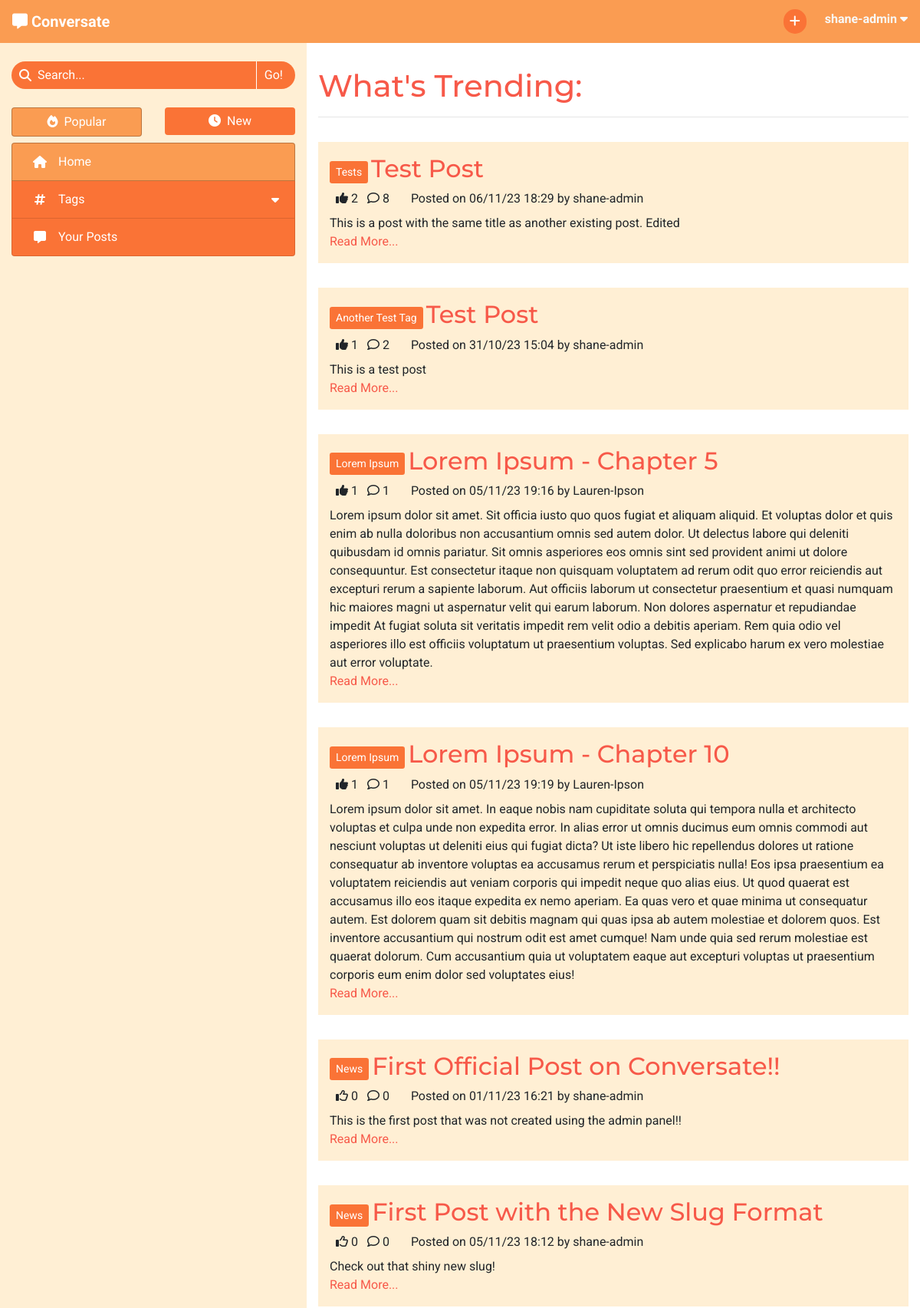
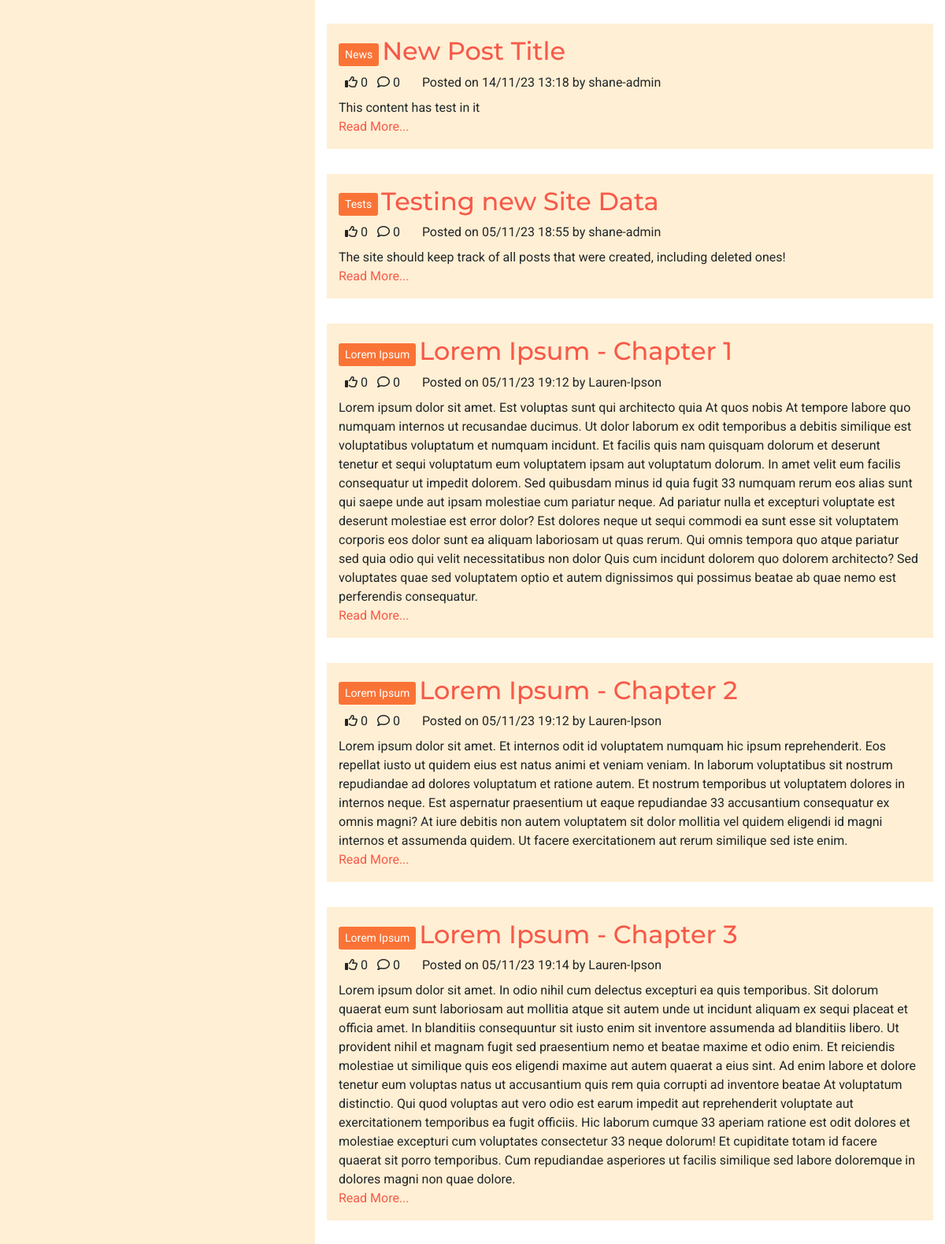
The app's page / (signed in, upper part) with its own data (2 pictures, top to bottom).
### forum/models.py (models this page shows, shortened)
class Post(models.Model):
    title = models.CharField(max_length=200)
    slug = models.SlugField(max_length=200, unique=True)
    tag = models.ForeignKey(Tag, on_delete=models.CASCADE,
                            related_name='tagged_posts')
    posted_by = models.ForeignKey(User, on_delete=models.CASCADE,
                                  related_name='added_posts')
    posted_on = models.DateTimeField(auto_now_add=True)
    content = models.TextField()
    edited = models.BooleanField(default=False)
    likes = models.ManyToManyField(User, related_name='post_likes', blank=True)
    approved = models.BooleanField(default=False)
    class Meta:
        ordering = ['-posted_on']
    def number_of_likes(self):
        return self.likes.count()
    def number_of_comments(self):
        return self.comments.count()

class Tag(models.Model):
    name = models.CharField(max_length=30, unique=True)
    def __str__(self):
        return self.name

### forum/views.py (the view)
# urls.py: path('', views.ListPosts.as_view(), name='home'),
class ListPosts(View):
    def get(self, request):
        if not request.user.is_authenticated:
            return redirect('accounts/login')
        posts = Post.objects.all()
        user_profile = get_profile(request.user)
        sort_by_new = user_profile.sort_by_new
        posts = sort_posts(posts, sort_by_new)
        context = get_paginated_posts(request, posts)
        if sort_by_new:
            context['heading'] = "What's New"
        else:
            context['heading'] = "What's Trending"
        context['selected_tab'] = 'Home'
        return render(
            request,
            'index.html',
            context,
        )

### forum/core/content.py (called while the page is built)
def get_profile(user_object):
    profile = list(Profile.objects.filter(user=user_object))
    if len(profile) > 0:
        return profile[0]
    else:
        new_profile = Profile.objects.create(
            user=user_object,
            sort_by_new=False
        )
        return new_profile

def sort_posts(post_list, by_new):
    if by_new:
        return post_list.order_by('-posted_on')
    else:
        return post_list.annotate(num_likes=Count('likes')) \
                        .order_by('-num_likes')

### forum/core/pagination.py (called while the page is built)
def get_paginated_posts(request, post_list):
    p = Paginator(post_list, POSTS_PER_PAGE)
    page = request.GET.get('page')
    current_posts = p.get_page(page)
    pagination_context = {
        'post_list': current_posts,
        'page': page
    }
    if page is None:
        page = 1
    if p.num_pages > NUM_PAGES:
        pagination_context.update(get_page_range(
            int(page),
            p.num_pages
        ))
    else:
        pagination_context['page_range'] = p.page_range
    return pagination_context

### templates/index.html (shortened to what this page needs)
{% extends "base.html" %}
{% block content %}
<h1>{{ heading }}:</h1>
<hr>
{% for post in post_list %}
    <div class="row post">
        <div class="post-title col-12">
            <a href="#" class="btn btn-sm tag align-middle">{{ post.tag }}</a>
            <a href="{% url 'view_post' post.slug %}" class="anchor-no-style">
                <h2 class="d-inline-block align-middle">{{ post.title }}</h2>
            </a>
        </div>
        <div class="col-12">
            {% if user in post.likes.all %}
                <i class="fa-solid fa-thumbs-up ml-2"></i>
            {% else %}
                <i class="fa-regular fa-thumbs-up ml-2"></i>
            {% endif %}
            {{ post.number_of_likes }}
            <i class="fa-regular fa-comment ml-2"></i>
            {{ post.number_of_comments }}
            <p class="d-inline ml-4">Posted on {{ post.posted_on|date:"d/m/y G:i" }} by {{ post.posted_by }}</p>
        </div>
        <div class="col-12">
            <div class="mt-2">{{ post.content|safe }}</div>
            <a href="{% url 'view_post' post.slug %}">Read More...</a>
        </div>
    </div>
{% endfor %}
{% endblock content %}

### templates/base.html (shortened to what this page needs)
{% load static %}
<!DOCTYPE html>
<html lang="en">
<head>
    <link rel="stylesheet" href="https://cdn.jsdelivr.net/npm/bootstrap@4.6.2/dist/css/bootstrap.min.css"
>
    <link rel="stylesheet" href="{% static 'css/style.css' %}" type="text/css">
</head>
<body id="main-page">
    <header class="navbar navbar-expand-sm navbar-dark">
        <div>
            <a class="navbar-brand" href="{% url 'home' %}" aria-label="Go to the home page">
                <i class="fa-solid fa-message"></i>
                <strong>Conversate</strong>
            </a>
        </div>
            <ul class="nav justify-content-end">
                {% if user.is_authenticated %}
                    <li class="nav mr-2 mr-lg-4">
                        <a class="nav-icon" href="{% url 'new_post' %}" data-toggle="tooltip"
                            data-placement="bottom" title="New Post" aria-label="Create a new post">
                            <i class="fa-solid fa-plus"></i>
                        </a>
                    </li>
                    <li class="nav dropdown">
                        <span class="text-light d-none d-md-inline" data-toggle="dropdown" role="button"
                            aria-expanded="false" aria-label="User Information">
                            <strong class="align-middle">{{ user.username }}
                                <i class="fa-solid fa-caret-down"></i>
                            </strong>
                        </span>
                    </li>
                {% else %}
                    <li class="nav">
                        <a href="{% url 'account_login' %}" class="btn">Log In</a>
                    </li>
                {% endif %}
            </ul>
        </header>
    <div>
        <div class="container-fluid">
            <div class="row">
                <nav class="d-none d-md-block col-4">
                    <form action="{% url 'search_post' %}" method="GET" autocomplete="off">
                        <div class="search-bar mt-4">
                            <div class="center-to-container">
                                <i class="fa-solid fa-magnifying-glass"></i>
                            </div>
                            <input type="text" id="search-input" name="search_query"
                                {% if search_result %} value="{{ search_result }}"{% endif %} placeholder="Search..." required>
                            <input type="submit" class="side-nav-btn" value="Go!">
                        </div>
                    </form>
                    <div class="container-fluid px-0 mt-4 mb-2">
                        <div class="row">
                            {% with request.path|add:"?"|add:request.GET.urlencode as current_path %}
                            <div class="col-6">
                                {% if request.GET.urlencode %}
                                    <a href="{% url 'sort_posts' 0 current_path %}" class="anchor-no-style">
                                {% else %}
                                    <a href="{% url 'sort_posts' 0 request.path %}" class="anchor-no-style">
                                {% endif %}
                                    <div class="btn btn-block side-nav-btn
                                        {% if not user.profile.sort_by_new %} active{% endif %}">
                                        <i class="fa-solid fa-fire mr-lg-1"></i>
                                        Popular
                                    </div>
                                </a>
                            </div>
                            <div class="col-6">
                                {% if request.GET.urlencode %}
                                    <a href="{% url 'sort_posts' 1 current_path %}" class="anchor-no-style">
                                {% else %}
                                    <a href="{% url 'sort_posts' 1 request.path %}" class="anchor-no-style">
                                {% endif %}
                                    <div class="btn btn-block side-nav-btn
                                        {% if user.profile.sort_by_new %} active{% endif %}">
                                        <i class="fa-solid fa-clock mr-lg-1"></i>
                                        New
                                    </div>
                                </a>
                            </div>
                            {% endwith %}
                        </div>
                    </div>
                    <div class="list-group side-nav">
                        <a class="list-group-item list-group-item-action side-nav-btn {% if selected_tab == 'Home' %} active{% endif %}"
                            href="{% url 'home' %}">
                            <i class="fa-solid fa-house center-to-container"></i>
                            <span class="d-inline-block ml-lg-2">Home</span>
                        </a>
                        <a id="tag-collapse" class="list-group-item list-group-item-action side-nav-btn clickable" data-toggle="collapse"
                            href="#side-nav-tags" role="button" aria-expanded="false" aria-controls="side-nav-tags">
                            <i class="fa-solid fa-hashtag center-to-container"></i>
                            <div class="ml-lg-2">Tags</div>
                            <i class="fa-solid fa-caret-down center-to-container"></i>
                        </a>
                        <a class="list-group-item list-group-item-action side-nav-btn clickable">
                            <i class="fa-solid fa-message center-to-container"></i>
                            <span class="d-inline-block ml-lg-2">Your Posts</span>
                        </a>
                    </div>
                </nav>
                <div id="main-content" class="col col-md-8">
                    <section>
                        {% block content %}
                        {% endblock content %}
                    </section>
                </div>
            </div>
        </div>
    </div>
</body>
</html>

### static/css/style.css (style rules this page uses)
* { font-family: 'Roboto', sans-serif; }
h1, h2, h3 { font-family: 'Montserrat', sans-serif; }
.clickable { cursor: pointer; }
.anchor-no-style, .anchor-no-style:hover { text-decoration: none; }
a, h1, h2, h3 { color: #f75949; }
.btn { background-color: #f75949; border: none; color: white; }
.center-to-container { display: flex; align-items: center; justify-content: center; }
.navbar { background-color: #FA9C52; display: grid; grid-template-columns: 1fr 1fr; grid-template-rows: 1fr; }
.nav-icon { color: white; background-color: #FA7336; border: none; border-radius: 32px; width: 30px; padding: 4px; text-align: center; }
.side-nav-btn, .side-nav-btn:focus { color: white; background-color: #FA7336; transition: color .15s ease-in-out, background-color .15s ease-in-out, border-color .15s ease-in-out, box-shadow .15s ease-in-out; }
.side-nav>.list-group-item-action, .side-nav>.list-group-item-action:focus { display: grid; grid-template-columns: 32px 1fr auto; grid-template-rows: 1fr; }
.side-nav-btn.active { background-color: #FA9C52; border: 1px solid rgba(0, 0, 0, 0.25); }
#tag-collapse { border-bottom: none; }
.search-bar { border-radius: 32px; width: 100%; background-color: #FA7336; color: white; display: grid; grid-template-columns: auto 1fr auto; grid-template-rows: 1fr; overflow: hidden; }
.search-bar i { padding-left: 10px; }
#search-input, #search-input::placeholder { margin-left: 8px; padding: 6px 0; border: none; outline: none; display: inline-block; min-width: 0; background-color: #FA7336; color: white; }
.search-bar input[type=submit] { background: none; border: none; border-left: 1px solid white; padding: 4px 16px 4px 10px; color: white; }
#main-page { background-color: #FFEFD4; }
#main-content { background-color: white; padding-top: 32px; height: calc(100vh - 56px); overflow-y: auto; display: grid; grid-template-columns: 1fr; grid-template-rows: 1fr auto; }
.post { margin: 32px 0; padding: 16px 0; background-color: #FFEFD4; }
.tag { background-color: #FA7336; color: white; }

### records on screen
Post: tag "Tests", title "Test Post", number_of_likes "2", number_of_comments "8", posted_on "06/11/23 18:29", posted_by "shane-admin", content "This is a post with the same title as another existing post. Edited"
Post: tag "Another Test Tag", title "Test Post", number_of_likes "1", number_of_comments "2", posted_on "31/10/23 15:04", posted_by "shane-admin", content "This is a test post"
Post: tag "Lorem Ipsum", title "Lorem Ipsum - Chapter 5", number_of_likes "1", number_of_comments "1", posted_on "05/11/23 19:16", posted_by "Lauren-Ipson", content "Lorem ipsum dolor sit amet. Sit officia iusto quo quos fugiat et aliquam aliquid. Et voluptas dolor et quis enim ab nulla doloribus non accusantium omnis sed autem dolor. Ut delectus labore qui deleniti quibusdam id omnis pariatur. Sit omnis asperiores eos omnis sint sed provident animi ut dolore consequuntur. Est consectetur itaque non quisquam voluptatem ad rerum odit quo error reiciendis aut excepturi rerum a sapiente laborum. Aut officiis laborum ut consectetur praesentium et quasi numquam hic maiores magni ut aspernatur velit qui earum laborum. Non dolores aspernatur et repudiandae impedit At fugiat soluta sit veritatis impedit rem velit odio a debitis aperiam. Rem quia odio vel…"
Post: tag "Lorem Ipsum", title "Lorem Ipsum - Chapter 10", number_of_likes "1", number_of_comments "1", posted_on "05/11/23 19:19", posted_by "Lauren-Ipson", content "Lorem ipsum dolor sit amet. In eaque nobis nam cupiditate soluta qui tempora nulla et architecto voluptas et culpa unde non expedita error. In alias error ut omnis ducimus eum omnis commodi aut nesciunt voluptas ut deleniti eius qui fugiat dicta? Ut iste libero hic repellendus dolores ut ratione consequatur ab inventore voluptas ea accusamus rerum et perspiciatis nulla! Eos ipsa praesentium ea voluptatem reiciendis aut veniam corporis qui impedit neque quo alias eius. Ut quod quaerat est accusamus illo eos itaque expedita ex nemo aperiam. Ea quas vero et quae minima ut consequatur autem. Est dolorem quam sit debitis magnam qui quas ipsa ab autem molestiae et dolorem quos. Est inventore…"
Post: tag "News", title "First Official Post on Conversate!!", number_of_likes "0", number_of_comments "0", posted_on "01/11/23 16:21", posted_by "shane-admin", content "This is the first post that was not created using the admin panel!!"
Post: tag "News", title "First Post with the New Slug Format", number_of_likes "0", number_of_comments "0", posted_on "05/11/23 18:12", posted_by "shane-admin", content "Check out that shiny new slug!"
Post: tag "News", title "New Post Title", number_of_likes "0", number_of_comments "0", posted_on "14/11/23 13:18", posted_by "shane-admin", content "This content has test in it"
Post: tag "Tests", title "Testing new Site Data", number_of_likes "0", number_of_comments "0", posted_on "05/11/23 18:55", posted_by "shane-admin", content "The site should keep track of all posts that were created, including deleted ones!"
Post: tag "Lorem Ipsum", title "Lorem Ipsum - Chapter 1", number_of_likes "0", number_of_comments "0", posted_on "05/11/23 19:12", posted_by "Lauren-Ipson", content "Lorem ipsum dolor sit amet. Est voluptas sunt qui architecto quia At quos nobis At tempore labore quo numquam internos ut recusandae ducimus. Ut dolor laborum ex odit temporibus a debitis similique est voluptatibus voluptatum et numquam incidunt. Et facilis quis nam quisquam dolorum et deserunt tenetur et sequi voluptatum eum voluptatem ipsam aut voluptatum dolorum. In amet velit eum facilis consequatur ut impedit dolorem. Sed quibusdam minus id quia fugit 33 numquam rerum eos alias sunt qui saepe unde aut ipsam molestiae cum pariatur neque. Ad pariatur nulla et excepturi voluptate est deserunt molestiae est error dolor? Est dolores neque ut sequi commodi ea sunt esse sit voluptatem…"
Post: tag "Lorem Ipsum", title "Lorem Ipsum - Chapter 2", number_of_likes "0", number_of_comments "0", posted_on "05/11/23 19:12", posted_by "Lauren-Ipson", content "Lorem ipsum dolor sit amet. Et internos odit id voluptatem numquam hic ipsum reprehenderit. Eos repellat iusto ut quidem eius est natus animi et veniam veniam. In laborum voluptatibus sit nostrum repudiandae ad dolores voluptatum et ratione autem. Et nostrum temporibus ut voluptatem dolores in internos neque. Est aspernatur praesentium ut eaque repudiandae 33 accusantium consequatur ex omnis magni? At iure debitis non autem voluptatem sit dolor mollitia vel quidem eligendi id magni internos et assumenda quidem. Ut facere exercitationem aut rerum similique sed iste enim."
Post: tag "Lorem Ipsum", title "Lorem Ipsum - Chapter 3", number_of_likes "0", number_of_comments "0", posted_on "05/11/23 19:14", posted_by "Lauren-Ipson", content "Lorem ipsum dolor sit amet. In odio nihil cum delectus excepturi ea quis temporibus. Sit dolorum quaerat eum sunt laboriosam aut mollitia atque sit autem unde ut incidunt aliquam ex sequi placeat et officia amet. In blanditiis consequuntur sit iusto enim sit inventore assumenda ad blanditiis libero. Ut provident nihil et magnam fugit sed praesentium nemo et beatae maxime et odio enim. Et reiciendis molestiae ut similique quis eos eligendi maxime aut autem quaerat a eius sint. Ad enim labore et dolore tenetur eum voluptas natus ut accusantium quis rem quia corrupti ad inventore beatae At voluptatum distinctio. Qui quod voluptas aut vero odio est earum impedit aut reprehenderit voluptate aut…"

### other values on screen
{{ user.username }} "shane-admin"
{{ heading }} "What's Trending"
